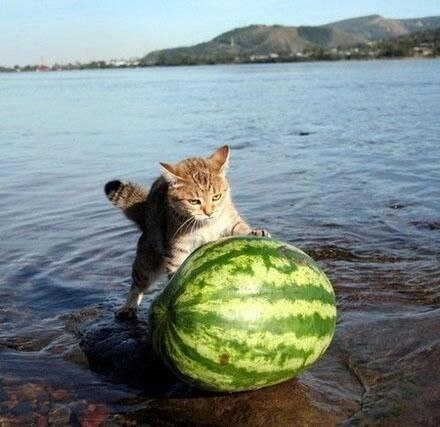
#> input picture me565/lectures/image compression/cat.jpg, 440 x 427 px
$ jupyter execute image_compression.ipynb
#> lines starting #> are read from the running program, lines starting #| are printed output that depends on the picture; after the words box and inside, x2 and y2 are one past the last pixel; in counts of white or black regions, pixels touching at a corner belong together; long printed decimals are rounded
[cell 1]
import numpy as np
import scipy as cp
import matplotlib.pyplot as plt
import matplotlib.transforms as mtransforms
import cv2
import os
from mpl_toolkits.mplot3d import Axes3D

[cell 2]
A = plt.imread("cat.jpg")
#> A is the input picture: shape (427, 440, 3); mean R, G, B 122.5, 136.2, 133.1
#A = plt.imread("cat2.jpg")
fig, ax = plt.subplots()
print(A.shape)
#| (427, 440, 3)
ax.imshow(A)

[cell 3]
def rgb2gray(rgb):
    return np.dot(rgb[...,:3], [0.299, 0.587, 0.114])
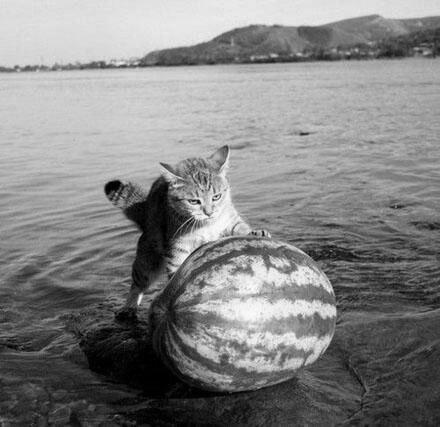
#> returned value: shape (427, 440) float64; min 0, max 251.9, mean 131.7

[cell 4]
Abw = rgb2gray(A)
nx, ny = Abw.shape
#> nx = 427; ny = 440
plt.imshow(Abw, cmap=plt.get_cmap('gray'))

[cell 5]
At = np.fft.fft2(Abw)
F = np.log(np.abs(np.fft.fftshift(At)) + 1)
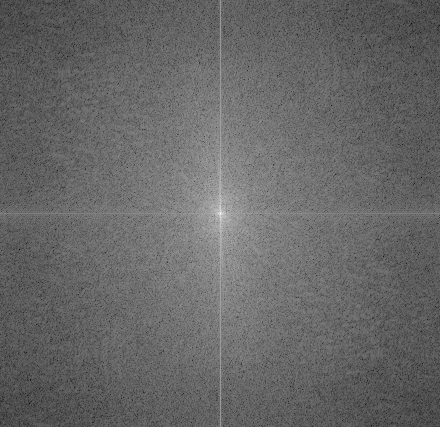
#> F: shape (427, 440) float64; min 1.19, max 17.02, mean 7.61; drawn with min black and max white
F = np.double(F)
out = np.zeros(F.shape, np.double)
F = cv2.normalize(F, out, 1.0, 0.0, cv2.NORM_MINMAX)
plt.imshow(F,cmap=plt.get_cmap('gray'))

[cell 6]
fig,ax= plt.subplots(1,3)
fig.set_size_inches(20,20)

for i, thresh in enumerate(0.1*np.array([0.001, 0.005, 0.01])*np.max(np.abs(At))):
    ind = np.abs(At) > thresh
    count = nx*ny - np.sum(np.sum(ind))
    Atlow = At * ind
    percent = 100 - count/(nx*ny)*100
    Alow = np.uint8(np.fft.ifft2(Atlow))
    print(thresh)
    ax[i].imshow(Alow,cmap=plt.get_cmap('gray'))
    ax[i].set_title("{} % of FFT basis".format(round(percent, 2)))
#> this loop made 3 passes
#> (thresh, count, percent) on passes 1 to 3: (2474.8, 112262, 40.25), (12373.8, 175964, 6.34), (24747.5, 183379, 2.4)
#| 2474.754
#| 12373.769
#| 24747.537
#> pass 1, `ind = np.abs(At) > thresh`:
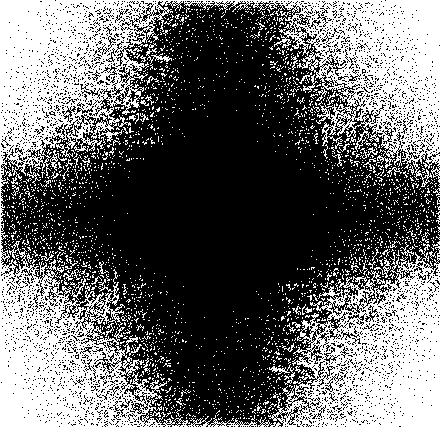
#> ind: shape (427, 440) bool; 40.2% white; 2579 white regions (2512 under 20 px), largest, box (x1, y1, x2, y2) and area: (0, 0, 440, 427) 49891, (268, 241, 440, 427) 16863, (146, 43, 172, 64) 137
#> pass 2, `ind = np.abs(At) > thresh`:
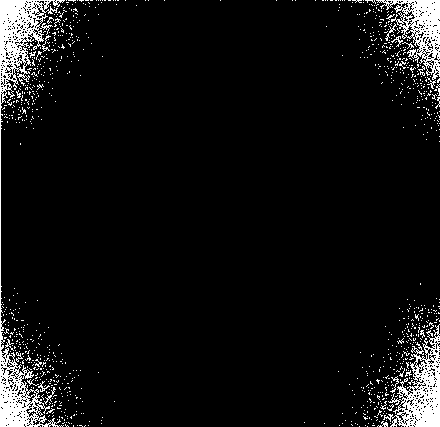
#> ind: shape (427, 440) bool; 6.3% white; 997 white regions (971 under 20 px), largest, box (x1, y1, x2, y2) and area: (0, 0, 65, 427) 4862, (383, 324, 440, 427) 2410, (376, 0, 440, 80) 1924
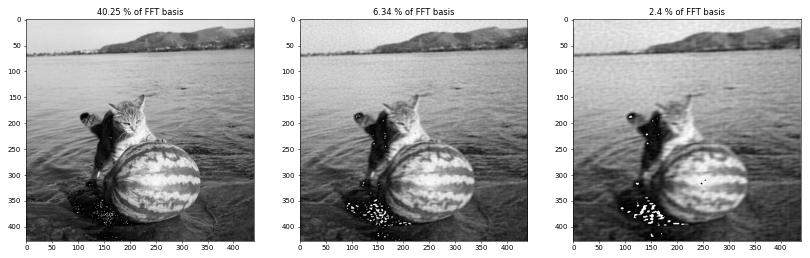
#> figure drawn by matplotlib, 3 panels

$ run again, with me565/lectures/image compression/cat2.jpg copied over me565/lectures/image compression/cat.jpg
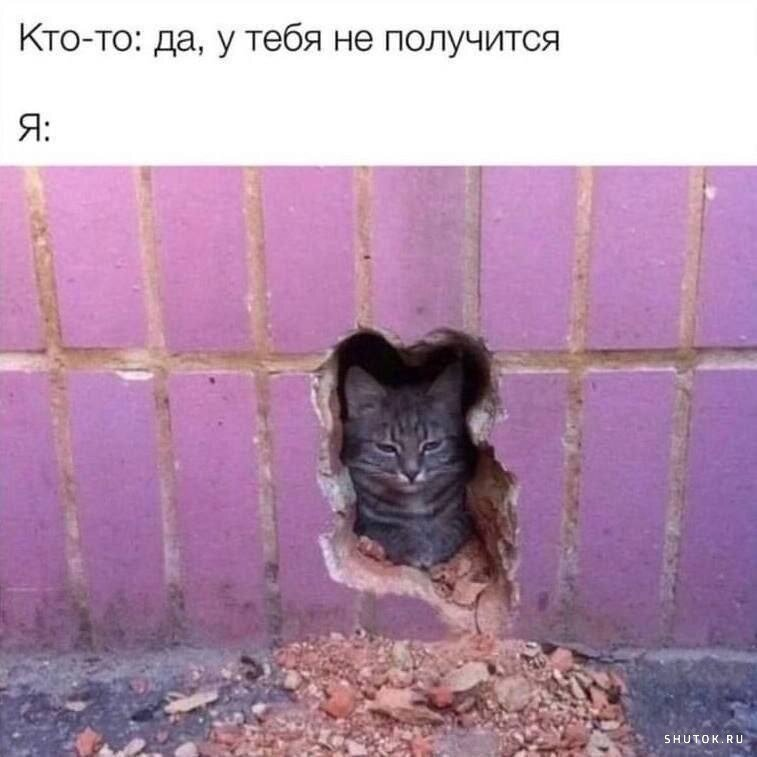
#> input picture me565/lectures/image compression/cat2.jpg, 757 x 757 px
#> A is the input picture: shape (757, 757, 3); mean R, G, B 179.6, 146.1, 172.6
#| (757, 757, 3)
#> the loop `for i, thresh in enumerate(0.1*np.array([0.001, 0.005, 0.01])*np.max(n..` made 3 passes
#> (thresh, count, percent) on passes 1 to 3: (9118.5, 490460, 14.41), (45592.7, 561056, 2.09), (91185.3, 570404, 0.462)
#> (printed output is left out)
#> pass 1, `ind = np.abs(At) > thresh`:
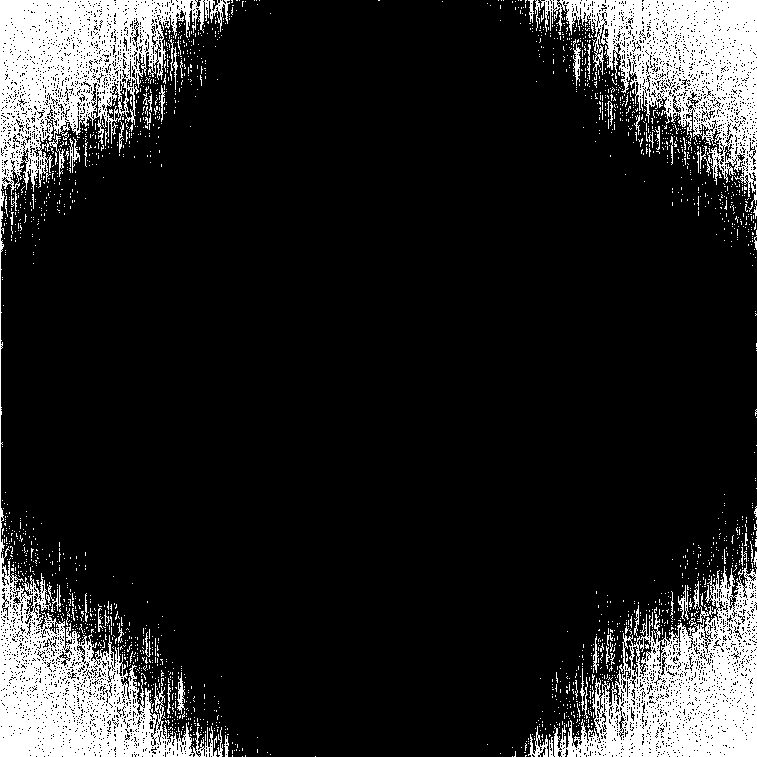
#> ind: shape (757, 757) bool; 14.4% white; 2027 white regions (1975 under 20 px), largest, box (x1, y1, x2, y2) and area: (0, 0, 230, 757) 37840, (549, 563, 757, 757) 18786, (540, 0, 757, 212) 17898
#> `[cell 6] fig,ax= plt.subplots(1,3) fig.set_size_inches(20,20)  for i, ..`:
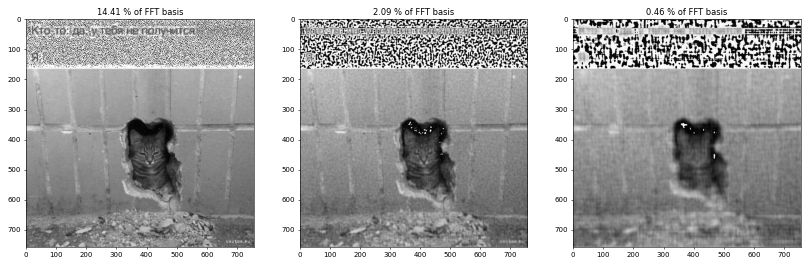
#> figure drawn by matplotlib, 3 panels
